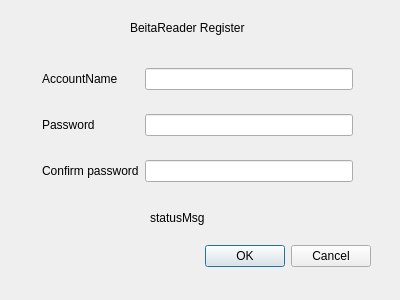
<?xml version="1.0" encoding="UTF-8"?>
<ui version="4.0">
 <class>RegisterDialog</class>
 <widget class="QDialog" name="RegisterDialog">
  <property name="geometry">
   <rect>
    <x>0</x>
    <y>0</y>
    <width>400</width>
    <height>300</height>
   </rect>
  </property>
  <property name="windowTitle">
   <string>Dialog</string>
  </property>
  <widget class="QDialogButtonBox" name="buttonBox">
   <property name="geometry">
    <rect>
     <x>30</x>
     <y>240</y>
     <width>341</width>
     <height>32</height>
    </rect>
   </property>
   <property name="orientation">
    <enum>Qt::Horizontal</enum>
   </property>
   <property name="standardButtons">
    <set>QDialogButtonBox::Cancel|QDialogButtonBox::Ok</set>
   </property>
  </widget>
  <widget class="QLabel" name="statuslabel">
   <property name="geometry">
    <rect>
     <x>150</x>
     <y>210</y>
     <width>57</width>
     <height>16</height>
    </rect>
   </property>
   <property name="text">
    <string>statusMsg</string>
   </property>
  </widget>
  <widget class="QLabel" name="label_5">
   <property name="geometry">
    <rect>
     <x>130</x>
     <y>20</y>
     <width>121</width>
     <height>16</height>
    </rect>
   </property>
   <property name="text">
    <string>BeitaReader Register</string>
   </property>
  </widget>
  <widget class="QWidget" name="layoutWidget">
   <property name="geometry">
    <rect>
     <x>42</x>
     <y>50</y>
     <width>311</width>
     <height>151</height>
    </rect>
   </property>
   <layout class="QGridLayout" name="gridLayout">
    <item row="0" column="0">
     <widget class="QLabel" name="label_2">
      <property name="text">
       <string>AccountName</string>
      </property>
     </widget>
    </item>
    <item row="0" column="1">
     <widget class="QLineEdit" name="namelineEdit"/>
    </item>
    <item row="1" column="0">
     <widget class="QLabel" name="label_3">
      <property name="text">
       <string>Password</string>
      </property>
     </widget>
    </item>
    <item row="1" column="1">
     <widget class="QLineEdit" name="passwordlineEdit"/>
    </item>
    <item row="2" column="0">
     <widget class="QLabel" name="label_4">
      <property name="text">
       <string>Confirm password</string>
      </property>
     </widget>
    </item>
    <item row="2" column="1">
     <widget class="QLineEdit" name="passwordlineEdit2"/>
    </item>
   </layout>
  </widget>
 </widget>
 <resources/>
 <connections>
  <connection>
   <sender>buttonBox</sender>
   <signal>accepted()</signal>
   <receiver>RegisterDialog</receiver>
   <slot>accept()</slot>
   <hints>
    <hint type="sourcelabel">
     <x>248</x>
     <y>254</y>
    </hint>
    <hint type="destinationlabel">
     <x>157</x>
     <y>274</y>
    </hint>
   </hints>
  </connection>
  <connection>
   <sender>buttonBox</sender>
   <signal>rejected()</signal>
   <receiver>RegisterDialog</receiver>
   <slot>reject()</slot>
   <hints>
    <hint type="sourcelabel">
     <x>316</x>
     <y>260</y>
    </hint>
    <hint type="destinationlabel">
     <x>286</x>
     <y>274</y>
    </hint>
   </hints>
  </connection>
 </connections>
</ui>
